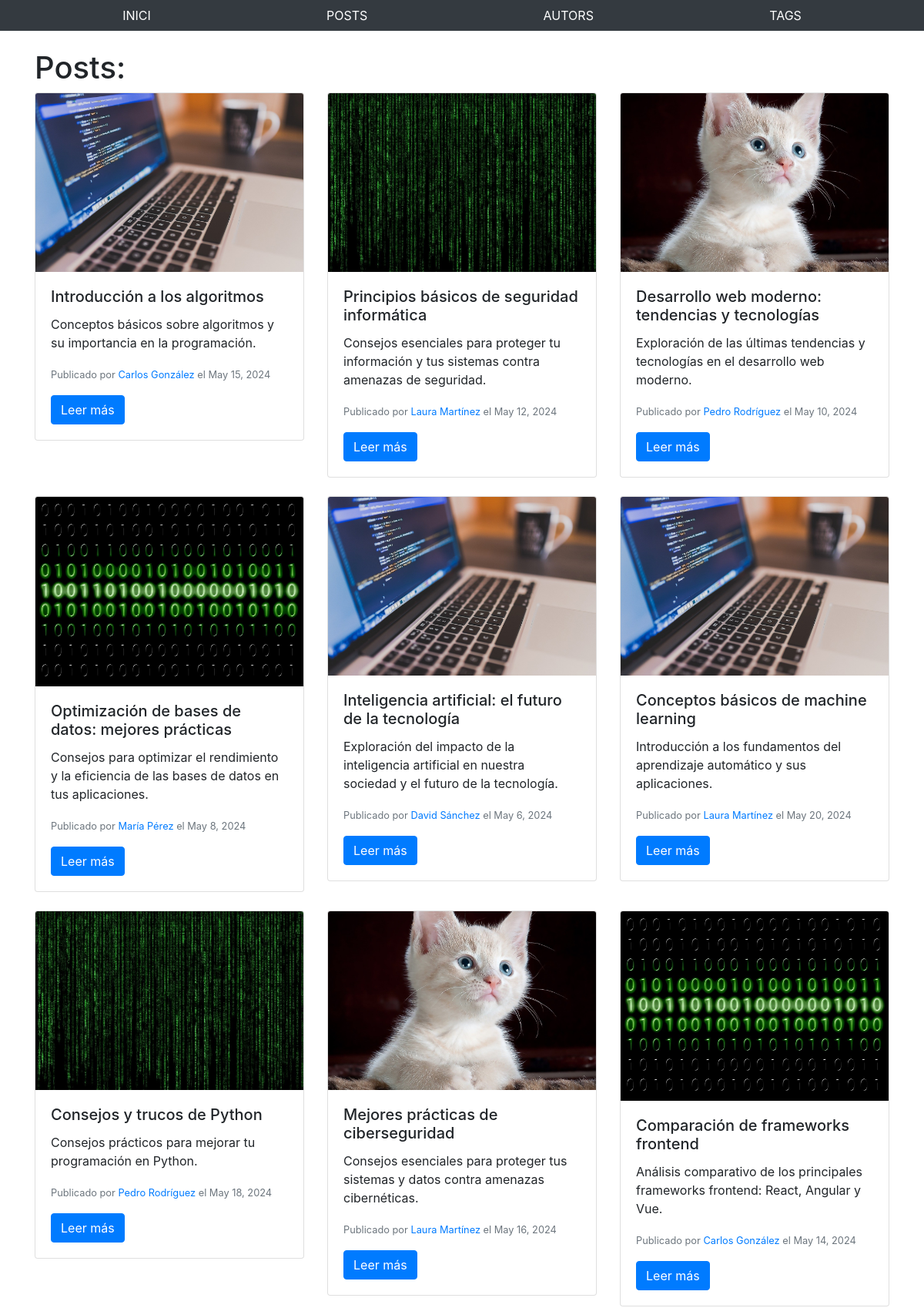
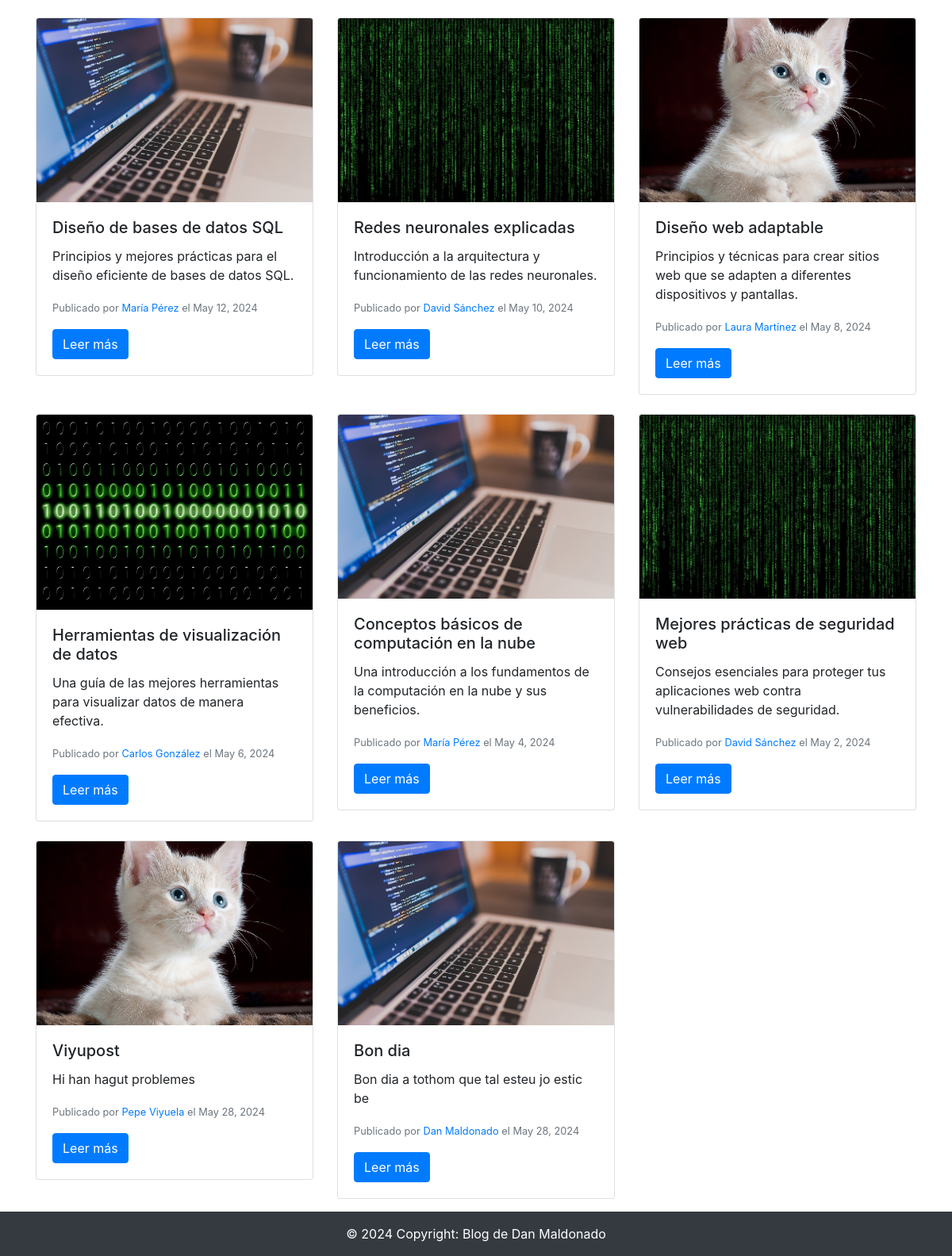
/posts/, run on the app's committed database (2 pictures, top to bottom).
### blog/models.py (models this page shows, shortened)
class Post(models.Model):
    title = models.CharField(max_length=200, validators=[MinLengthValidator(1), MaxLengthValidator(200)])
    excerpt = models.TextField(validators=[MinLengthValidator(10)])
    image_name = models.CharField(max_length=100, validators=[MinLengthValidator(1), MaxLengthValidator(100)])
    date = models.DateField()
    slug = models.SlugField(unique=True, blank=True, null=False, db_index=True,
                            validators=[MinLengthValidator(1), MaxLengthValidator(50)])
    content = models.TextField(validators=[MinLengthValidator(10)])
    author = models.ForeignKey(Author, on_delete=models.CASCADE, related_name='posts')
    tags = models.ManyToManyField(Tag, related_name='posts')

class Author(models.Model):
    first_name = models.CharField(max_length=100, validators=[MinLengthValidator(1), MaxLengthValidator(100)])
    last_name = models.CharField(max_length=100, validators=[MinLengthValidator(1), MaxLengthValidator(100)])
    email = models.EmailField(unique=True, validators=[EmailValidator()])
    def __str__(self):
        return f"{self.first_name} {self.last_name}"

### blog/views.py (the view)
# urls.py: path('posts/', views.posts, name='posts'),
def posts(request):
    posts_objects = Post.objects.all()
    return render(request, 'my_site/all_posts.html', {'posts': posts_objects})

### blog/templates/my_site/all_posts.html (shortened to what this page needs)
{% extends 'base.html' %}
{% load static %}
{% block content %}
<div class="container mt-4">
    <h1>Posts:</h1>
    <div class="row">
        {% for post in posts %}
            {% include 'my_site/includes/post.html' with author=post.author %}
        {% endfor %}
    </div>
</div>
{% endblock %}

### blog/templates/my_site/includes/post.html
{% load static %}
<div class="col-md-4">
    <div class="card mb-4">
        <img src="{% static 'blog/images/' %}{{ post.image_name }}" class="card-img-top" alt="Post Image">
        <div class="card-body">
            <h5 class="card-title">{{ post.title }}</h5>
            <p class="card-text">{{ post.excerpt }}</p>
            <p class="card-text"><small class="text-muted">Publicado por <a href="{% url 'author_detail' author.id %}">{{ post.author }}</a> el {{ post.date }}</small></p>
            <a href="{% url 'post_detail' post.slug %}" class="btn btn-primary">Leer más</a>
        </div>
    </div>
</div>

### data on the page
Post: image_name (picture), title "Introducción a los algoritmos", excerpt "Conceptos básicos sobre algoritmos y su importancia en la programación.", author "Carlos González", date "May 15, 2024"
Post: image_name (picture), title "Principios básicos de seguridad informática", excerpt "Consejos esenciales para proteger tu información y tus sistemas contra amenazas de seguridad.", author "Laura Martínez", date "May 12, 2024"
Post: image_name (picture), title "Desarrollo web moderno: tendencias y tecnologías", excerpt "Exploración de las últimas tendencias y tecnologías en el desarrollo web moderno.", author "Pedro Rodríguez", date "May 10, 2024"
Post: image_name (picture), title "Optimización de bases de datos: mejores prácticas", excerpt "Consejos para optimizar el rendimiento y la eficiencia de las bases de datos en tus aplicaciones.", author "María Pérez", date "May 8, 2024"
Post: image_name (picture), title "Inteligencia artificial: el futuro de la tecnología", excerpt "Exploración del impacto de la inteligencia artificial en nuestra sociedad y el futuro de la tecnología.", author "David Sánchez", date "May 6, 2024"
Post: image_name (picture), title "Conceptos básicos de machine learning", excerpt "Introducción a los fundamentos del aprendizaje automático y sus aplicaciones.", author "Laura Martínez", date "May 20, 2024"
Post: image_name (picture), title "Consejos y trucos de Python", excerpt "Consejos prácticos para mejorar tu programación en Python.", author "Pedro Rodríguez", date "May 18, 2024"
Post: image_name (picture), title "Mejores prácticas de ciberseguridad", excerpt "Consejos esenciales para proteger tus sistemas y datos contra amenazas cibernéticas.", author "Laura Martínez", date "May 16, 2024"
Post: image_name (picture), title "Comparación de frameworks frontend", excerpt "Análisis comparativo de los principales frameworks frontend: React, Angular y Vue.", author "Carlos González", date "May 14, 2024"
Post: image_name (picture), title "Diseño de bases de datos SQL", excerpt "Principios y mejores prácticas para el diseño eficiente de bases de datos SQL.", author "María Pérez", date "May 12, 2024"
Post: image_name (picture), title "Redes neuronales explicadas", excerpt "Introducción a la arquitectura y funcionamiento de las redes neuronales.", author "David Sánchez", date "May 10, 2024"
Post: image_name (picture), title "Diseño web adaptable", excerpt "Principios y técnicas para crear sitios web que se adapten a diferentes dispositivos y pantallas.", author "Laura Martínez", date "May 8, 2024"
Post: image_name (picture), title "Herramientas de visualización de datos", excerpt "Una guía de las mejores herramientas para visualizar datos de manera efectiva.", author "Carlos González", date "May 6, 2024"
Post: image_name (picture), title "Conceptos básicos de computación en la nube", excerpt "Una introducción a los fundamentos de la computación en la nube y sus beneficios.", author "María Pérez", date "May 4, 2024"
Post: image_name (picture), title "Mejores prácticas de seguridad web", excerpt "Consejos esenciales para proteger tus aplicaciones web contra vulnerabilidades de seguridad.", author "David Sánchez", date "May 2, 2024"
Post: image_name (picture), title "Viyupost", excerpt "Hi han hagut problemes", author "Pepe Viyuela", date "May 28, 2024"
Post: image_name (picture), title "Bon dia", excerpt "Bon dia a tothom que tal esteu jo estic be", author "Dan Maldonado", date "May 28, 2024"
